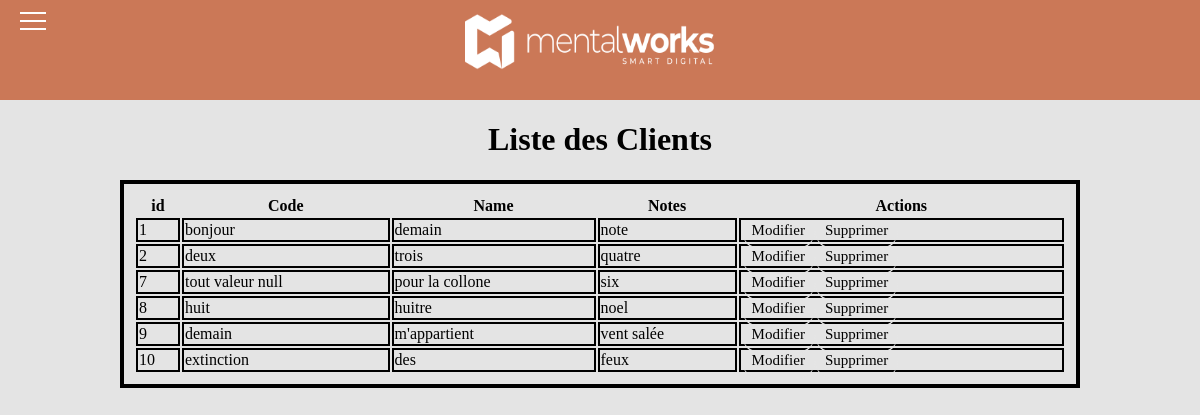
Page /Customer/Customer.php on the committed database.
### tables this page shows
CREATE TABLE `customer` (
  `id` int(11) NOT NULL,
  `code` varchar(255) DEFAULT NULL,
  `name` varchar(255) DEFAULT NULL,
  `notes` text DEFAULT NULL
);

### src/Autoloader.php (called while the page is built, shortened)
<?php
class Autoloader{
    public static function register(){
        spl_autoload_register(function ($class){
            $file = str_replace('\\', DIRECTORY_SEPARATOR, $class).'.php';
            return false;
        });
    }
}

### src/Connection/Connection.php (called while the page is built, shortened)
<?php
class Connection{
    protected $server="localhost";
    protected $dbName="environgestion";
    protected $user="root";
    protected $pass="";
    private $co;
    public function connectionBDD(){
        $dsn = "mysql:host=" . $this->server ."; charset=utf8; dbname=" . $this->dbName;
        $this->co = new PDO($dsn, $this->user, $this->pass);
        $this->co->setAttribute(PDO::ATTR_ERRMODE, PDO::ERRMODE_EXCEPTION);
    }
    public function __call($name, array $arguments) {
        if(method_exists($this->co, $name)){
            try{
                return call_user_func_array(array(&$this->co, $name), $arguments);
            }
            catch(Exception $e){
                throw new Exception('Erreur: "'.$name.'" nexiste pas.');
            }
         }
     }
}

### src/Repository/CustomerRepository.php (the view, shortened to what this page needs)
<?php
class CustomerRepository
{
    public static function listCustomer(){
        $co = new Connection();
        echo '<table class="table table-striped table-bordered">';
            echo '<thead>';
                echo '<tr>';
                    echo'<th>id</th>';
                    echo'<th>Code</th>';
                    echo'<th>Name</th>';
                    echo'<th>Notes</th>';
                    echo'<th>Actions</th>';
                echo'</tr>';
            echo'</thead>';
            echo'<tbody>';
                $co->connectionBDD();
                $statement = $co->query('SELECT id, code, name, notes FROM customer ORDER BY id ASC');
                while($item = $statement->fetch()) {
                    echo '<tr>';
                    echo '<td>'. $item['id'] . '</td>';
                    echo '<td>'. $item['code'] . '</td>';
                    echo '<td>'. $item['name'] . '</td>';
                    echo '<td>'. $item['notes'] . '</td>';
                    echo '<td>';
                    echo '<a class="btn btn-primary" href="UpdateCustomer.php?id=' . $item['id'] . '">Modifier</a>';
                    echo '<a class="btn btn-primary" href="DeleteCustomer.php?id=' . $item['id'] . '">Supprimer</a>';
                    echo '</td>';
                    echo '</tr>';
                }
            echo'</tbody>';
        echo'</table>';
    }
}

### CSS/Style.css (style rules this page uses)
a { color: black; text-decoration: none; font-size: 15px; margin-top: 10px; margin-bottom: 5px; border-bottom: 2px solid #e4e4e4; border-radius: 20px; padding: 10px; }
table { border: solid 4px black; width: 80%; padding: 10px; margin-left: 10%; max-height: 500px; }
td { border: solid 2px black; }

### rows in the picture
customer: id "1", code "bonjour", name "demain", notes "note"
customer: id "2", code "deux", name "trois", notes "quatre"
customer: id "7", code "tout valeur null", name "pour la collone", notes "six"
customer: id "8", code "huit", name "huitre", notes "noel"
customer: id "9", code "demain", name "m'appartient", notes "vent salée"
customer: id "10", code "extinction", name "des", notes "feux"
